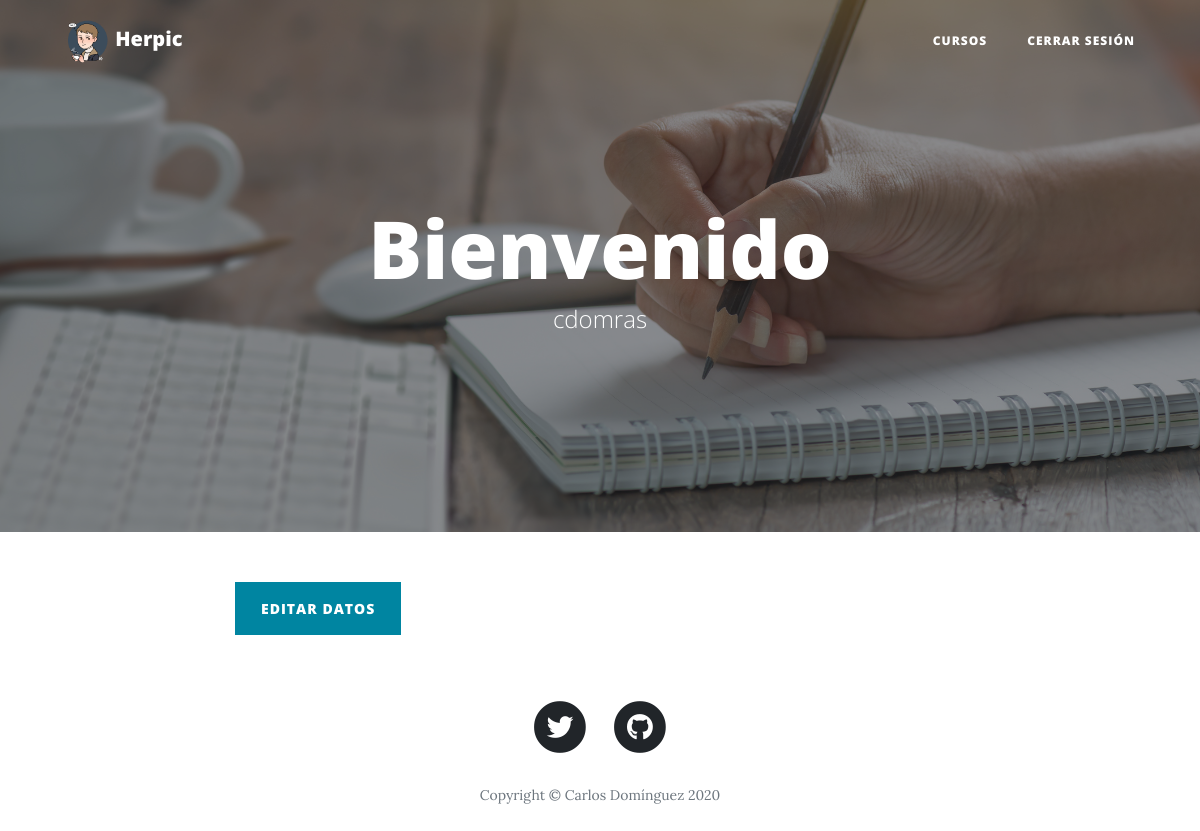
/alumnos/alumno.php (signed in), run on an earlier commit of the app's database.
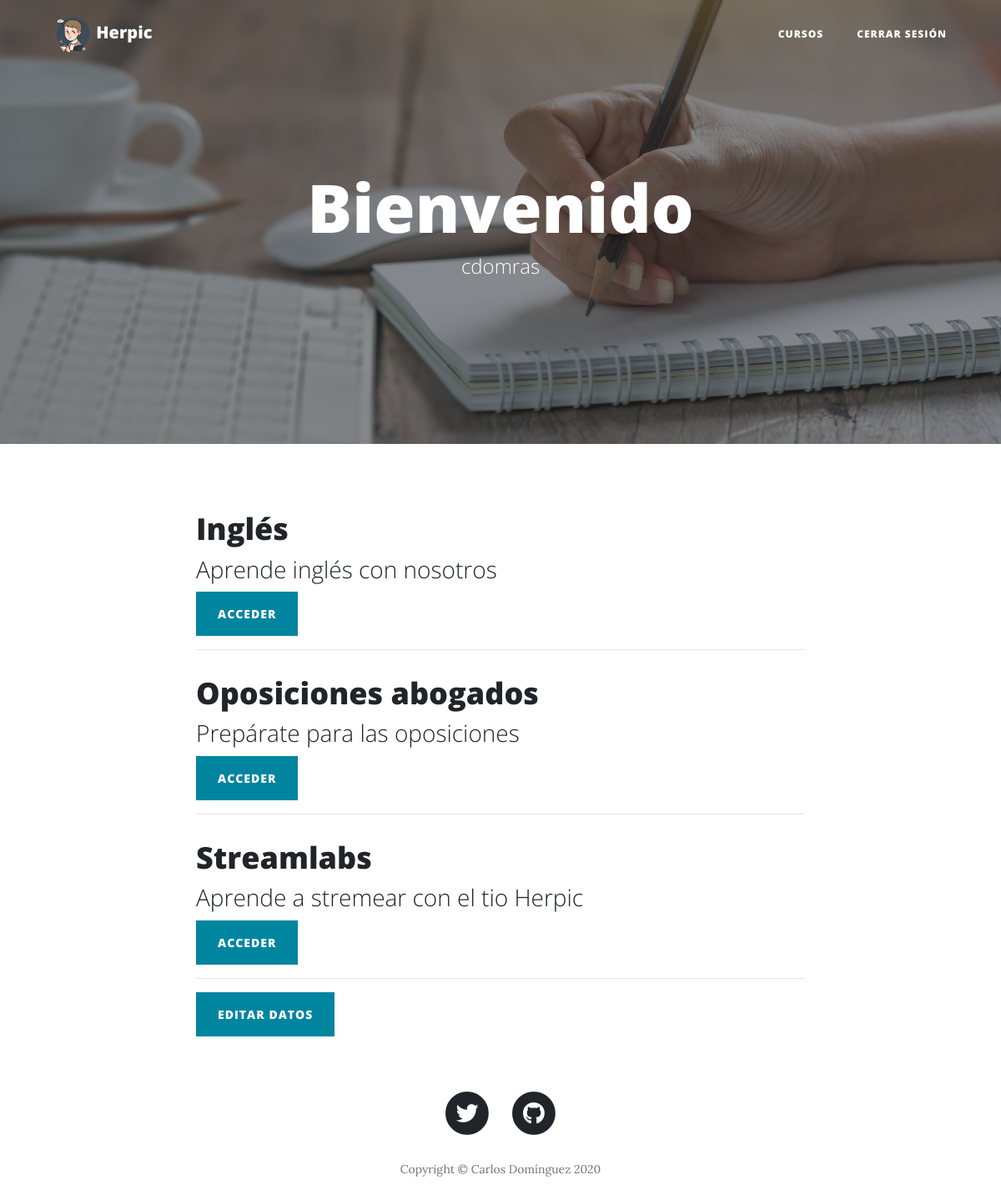
And on a later commit of the database.
### tables this page shows
CREATE TABLE `cursos` (
  `id` int(11) NOT NULL,
  `nombre` varchar(50) NOT NULL,
  `descripcion` varchar(255) NOT NULL
);

### alumnos/alumno.php (the view, shortened to what this page needs)
<?php session_start();
  $usu = $_SESSION['usuario'];
?>
<!DOCTYPE html>
<html lang="en">
<head>
  <link href="../vendor/bootstrap/css/bootstrap.min.css" rel="stylesheet">
  <link href="../vendor/fontawesome-free/css/all.min.css" rel="stylesheet" type="text/css">
  <link href="../css/clean-blog.min.css" rel="stylesheet">
</head>
<body>
  <nav class="navbar navbar-expand-lg navbar-light fixed-top" id="mainNav">
    <div class="container">
      <a class="navbar-brand"><img src="../img/logo.png" height="45" width="45"> Herpic</a>
      <div class="collapse navbar-collapse" id="navbarResponsive">
        <ul class="navbar-nav ml-auto">
          <li class="nav-item">
            <a class="nav-link" href="cursos.php">Cursos</a>
          </li>
          <li class="nav-item">
            <a class="nav-link" href="../logout.php">CERRAR SESIÓN</a>
          </li>
        </ul>
      </div>
    </div>
  </nav>
  <header class="masthead" style="background-image: url('../img/alumno.jpg')">
    <div class="overlay"></div>
    <div class="container">
      <div class="row">
        <div class="col-lg-8 col-md-10 mx-auto">
          <div class="site-heading">
            <h1>Bienvenido</h1>
            <span class="subheading">
            <?php
              echo $usu;
            ?>
            </span>
          </div>
        </div>
      </div>
    </div>
  </header>
  <?php
    $conn = mysqli_connect('localhost', 'root', '1234', 'herpic');
    $consultaalumno = mysqli_query($conn, "SELECT id FROM alumnos WHERE usuario='$usu'");
    $idalumno = mysqli_fetch_array($consultaalumno);
    $consultacurso = mysqli_query($conn, "SELECT idcurso FROM alumnos_cursos WHERE idalumno='$idalumno[id]'");
  ?>
  <div class="container">
    <div class="row">
      <div class="col-lg-8 col-md-10 mx-auto">
      <?php
      while ($idcurso = mysqli_fetch_array($consultacurso)){
      $mostar_cursos_matriculados = mysqli_query($conn, "SELECT nombre, descripcion FROM cursos WHERE id='$idcurso[idcurso]'") or die("No estás matriculado en ningún curso");
        while ($reg = mysqli_fetch_array($mostar_cursos_matriculados)){
      ?>
      <div class="post-preview">
          <a>
            <h2 class="post-title">
              <?php
                echo $reg['nombre'];
              ?>
            </h2>
            <h3 class="post-subtitle">
              <?php
                echo $reg['descripcion'];
              ?>
            </h3>
          </a>
          <form action="" method="POST">
              <div class="form-group">
                <button type="submit" class="btn btn-primary" id="sendMessageButton" name="matricular" value="<?php echo $id_curso_no ?>">Acceder</button>
              </div>
            </form>
        </div>
        <hr>
      <?php
      }
    }
      ?>
      <form action="editalumno.php" method="POST">
          <div class="form-group">
            <button type="submit" class="btn btn-primary" id="sendMessageButton" name="matricular" value="<?php echo $id_curso_no ?>">Editar datos</button>
        </div>
      </form>
  <footer>
    <div class="container">
      <div class="row">
        <div class="col-lg-8 col-md-10 mx-auto">
          <ul class="list-inline text-center">
            <li class="list-inline-item">
              <a href="https://twitter.com/Herpico">
                <span class="fa-stack fa-lg">
                  <i class="fas fa-circle fa-stack-2x"></i>
                  <i class="fab fa-twitter fa-stack-1x fa-inverse"></i>
                </span>
              </a>
            </li>
            <li class="list-inline-item">
              <a href="https://github.com/Carlos-DR/ProyectoPASIR">
                <span class="fa-stack fa-lg">
                  <i class="fas fa-circle fa-stack-2x"></i>
                  <i class="fab fa-github fa-stack-1x fa-inverse"></i>
                </span>
              </a>
            </li>
          </ul>
          <p class="copyright text-muted">Copyright &copy; Carlos Domínguez 2020</p>
        </div>
      </div>
    </div>
  </footer>
</body>
</html>

What changed in the data, as far as the page shows it:
added cursos: nombre "Inglés", descripcion "Aprende inglés con nosotros"
added cursos: nombre "Oposiciones abogados", descripcion "Prepárate para las oposiciones"
added cursos: nombre "Streamlabs", descripcion "Aprende a stremear con el tio Herpic"
